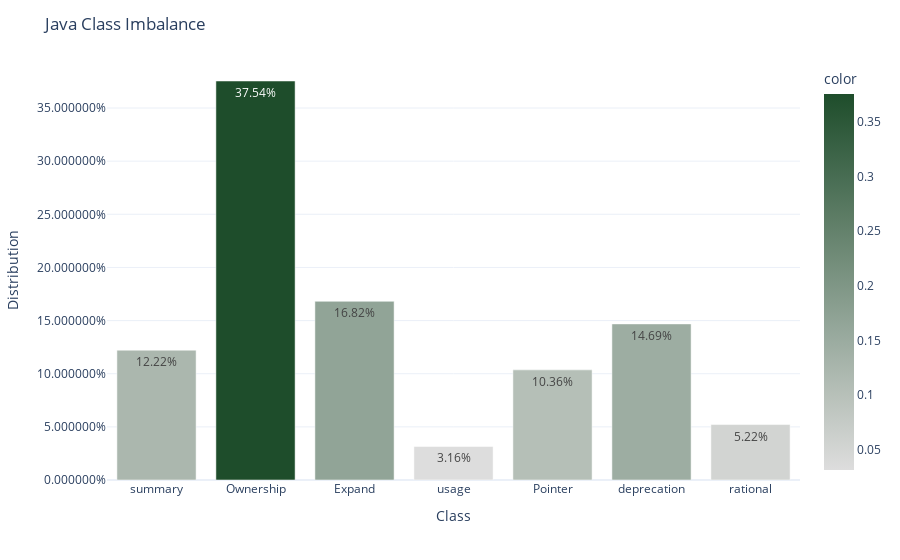

Source (notebook cell):
### Code cell
# Plot distribution chart found in paper
fig = px.bar(x = java_labels, color=perc, y=perc, text=[str(i)+"%" for i in (perc*100).round(2)], template='plotly_white', color_continuous_scale=colorscale)
fig.update_layout(yaxis=dict(tickformat='%', title='Distribution'), xaxis=dict(title='Class'), title="Java Class Imbalance")

### Figure 1 — Plotly figure (JSON) as saved in the notebook; plotly's stock layout.template omitted (floating-point values rounded to 4 significant figures)
{"data": [{"alignmentgroup": "True", "hovertemplate": "x=%{x}<br>y=%{y}<br>text=%{text}<br>color=%{marker.color}<extra></extra>", "legendgroup": "", "marker": {"color": [0.1222, 0.3754, 0.1682, 0.03157, 0.1036, 0.1469, 0.05216], "coloraxis": "coloraxis"}, "name": "", "offsetgroup": "", "orientation": "v", "showlegend": false, "text": ["12.22%", "37.54%", "16.82%", "3.16%", "10.36%", "14.69%", "5.22%"], "textposition": "auto", "type": "bar", "x": ["summary", "Ownership", "Expand", "usage", "Pointer", "deprecation", "rational"], "xaxis": "x", "y": [0.1222, 0.3754, 0.1682, 0.03157, 0.1036, 0.1469, 0.05216], "yaxis": "y"}], "layout": {"barmode": "relative", "coloraxis": {"colorbar": {"title": {"text": "color"}}, "colorscale": [[0, "#DDDDDD"], [0.1111, "#C8CDC9"], [0.2222, "#B3BDB5"], [0.3333, "#9DADA2"], [0.4444, "#889D8E"], [0.5556, "#738D7A"], [0.6667, "#5E7D66"], [0.7778, "#486D53"], [0.8889, "#335D3F"], [1, "#1E4D2B"]]}, "legend": {"tracegroupgap": 0}, "margin": {"t": 60}, "title": {"text": "Java Class Imbalance"}, "xaxis": {"anchor": "y", "domain": [0, 1], "title": {"text": "Class"}}, "yaxis": {"anchor": "x", "domain": [0, 1], "tickformat": "%", "title": {"text": "Distribution"}}}}
